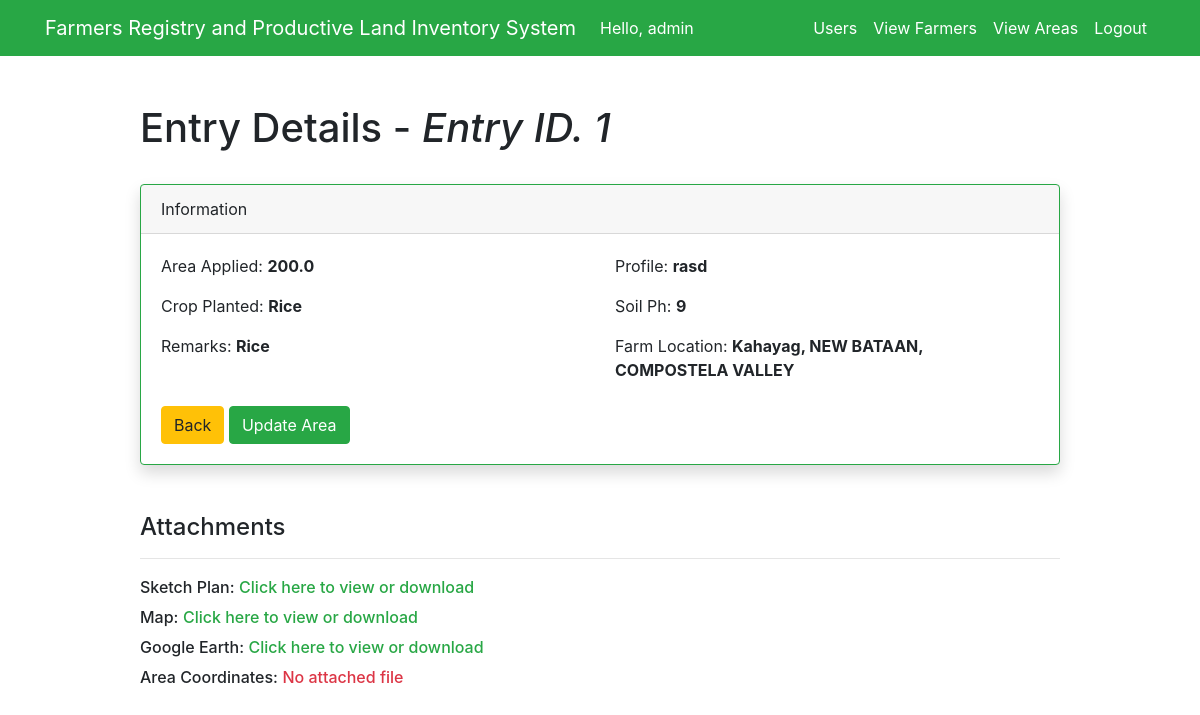
Page /dashboard/viewuserarea/1/ (signed in) on the earlier database version.
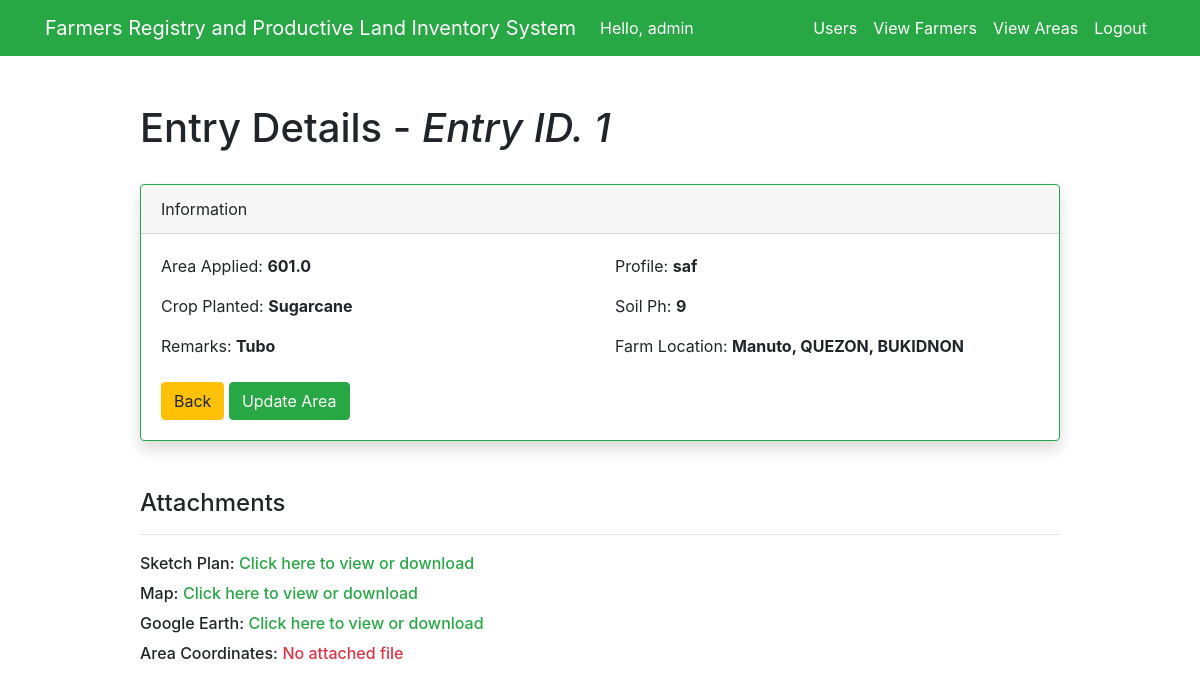
Same page on the later database version.
### test_app/models.py (models this page shows)
class UsersAreaInfo(models.Model):
    RICE = 'Rice'
    CORN = 'Corn'
    SUGARCANE = 'Sugarcane'
    PLANTED = [
        (RICE, 'Rice'),
        (CORN, 'Corn'),
        (SUGARCANE, 'Sugarcane'),
    ]
    farmer_id = models.ForeignKey(Farmer, models.CASCADE, db_column='farmer_id')
    total_area = models.FloatField()
    crop_planted = models.CharField(max_length=9, choices=PLANTED, default=RICE)
    remarks = models.CharField(max_length=100)
    sketch_plan = models.FileField(upload_to='documents_sp/', max_length=254, blank=True)
    map = models.FileField(upload_to='documents_map/', max_length=254, blank=True)
    google_earth = models.FileField(upload_to='documents_ge/', max_length=254, blank=True)
    area_coordinates = models.FileField(upload_to='documents_coordinates/', max_length=254, blank=True)
    profile_field = models.CharField(max_length=250)
    soil_ph = models.IntegerField()
    region = models.CharField(max_length=200)
    province = models.CharField(max_length=200)
    muncity = models.CharField(max_length=200)
    brgy = models.CharField(max_length=200)

### test_app/views.py (the view)
# urls.py: path('dashboard/viewuserarea/<int:pk>/', views.view_area_admin, name='view_area_admin'),
@login_required(login_url='/')
def view_area_admin(request, pk):
    if request.method == 'GET':
        user_area = get_object_or_404(UsersAreaInfo, id=pk)
        farm_location = str(get_brgy(user_area.brgy)) + ', ' \
                        + str(get_muncity(user_area.muncity)) + ', ' \
                        + str(get_province(user_area.province))
        context = {
            'user_area': user_area,
            'farm_location': farm_location,
        }
        return render(request, 'test_app/viewarea.html', context)
    else:
        pass

### test_app/views.py (called while the page is built)
def get_province(province_id):
    if province_id != 0:
        province_name = ProvincialCode.objects.get(prov_code=province_id).province_name
        return province_name

def get_muncity(muncity_id):
    if muncity_id != 0:
        muncity_name = MunCityCode.objects.get(muncity_code=muncity_id).muncity_name
        return muncity_name

def get_brgy(brgy_id):
    if brgy_id != 0:
        brgy_name = BrgyCode.objects.get(brgy_psgc_code=brgy_id).brgy_name
        return brgy_name

### test_app/templates/test_app/viewarea.html (shortened to what this page needs)
{% extends 'test_app/base.html' %}
{% block content %}
<div class="row justify-content-center mt-5">
    <div class="col-md-10">
        <h1>Entry Details - <em>Entry ID. {{ user_area.id }}</em></h1>
        <br>
        <div class="card shadow border-success">
            <div class="card-header">
                Information
            </div>
            <div class="card-body">
                <div class="row">
                    <div class="col-sm-12 col-md-6">
                        <p class="card-text">Area Applied: <strong>{{ user_area.total_area }}</strong></p>
                        <p class="card-text">Crop Planted: <strong>{{ user_area.crop_planted }}</strong></p>
                        <p class="card-text">Remarks: <strong>{{ user_area.remarks }}</strong></p>
                    </div>
                    <div class="col-sm-12 col-md-6">
                        <p class="card-text">Profile: <strong>{{ user_area.profile_field }}</strong></p>
                        <p class="card-text">Soil Ph: <strong>{{ user_area.soil_ph }}</strong></p>
                        <p class="card-text">Farm Location: <strong>{{ farm_location }}</strong></p>
                    </div>
                </div>
                <br>
                {% if user.is_superuser %}
                    <a href="{% url 'user_dashboard' %}" class="btn btn-warning">Back</a>
                {% else %}
                    <a href="{% url 'user_info' %}" class="btn btn-warning">Back</a>
                {% endif %}
                <button type="button" class="btn btn-success" data-toggle="modal" data-target="#updateAreaModal" data-backdrop="static" data-keyboard="false">
                    Update Area
                </button>
            </div>
        </div>
        <br><br><h4>Attachments</h4><hr>
        <label class="h6">Sketch Plan: </label>
        {% if user_area.sketch_plan %}
            <a class="h6 btn-outline-success" href="/media/{{ user_area.sketch_plan }}" target="_blank">Click here to view or download</a><br>
        {% else %}
            <a class="h6 btn-outline-danger" href="#">No attached file</a><br>
        {% endif %}
        <label class="h6">Map: </label>
        {% if user_area.map %}
            <a class="h6 btn-outline-success" href="/media/{{ user_area.map }}" target="_blank">Click here to view or download</a><br>
        {% else %}
            <a class="h6 btn-outline-danger" href="#">No attached file</a><br>
        {% endif %}
        <label class="h6">Google Earth: </label>
        {% if user_area.google_earth %}
            <a class="h6 btn-outline-success" href="/media/{{ user_area.google_earth }}" target="_blank">Click here to view or download</a><br>
        {% else %}
            <a class="h6 btn-outline-danger" href="#">No attached file</a><br>
        {% endif %}
        <label class="h6">Area Coordinates: </label>
        {% if user_area.area_coordinates %}
            <a class="h6 btn-outline-success" href="/media/{{ user_area.area_coordinates }}" target="_blank">Click here to view or download</a><br>
        {% else %}
            <a class="h6 btn-outline-danger" href="#">No attached file</a><br>
        {% endif %}
    </div>
</div>
{% endblock %}

Differences in the rows shown:
changed UsersAreaInfo id 1: total_area "200.0" → "601.0"; crop_planted "Rice" → "Sugarcane"; remarks "Rice" → "Tubo"; profile_field "rasd" → "saf"
Other differences:
{{ farm_location }}: "Kahayag, NEW BATAAN, COMPOSTELA VALLEY" → "Manuto, QUEZON, BUKIDNON"
